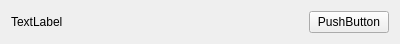
<?xml version="1.0" encoding="UTF-8"?>
<ui version="4.0">
 <class>TimeLineForm</class>
 <widget class="QWidget" name="TimeLineForm">
  <property name="geometry">
   <rect>
    <x>0</x>
    <y>0</y>
    <width>400</width>
    <height>44</height>
   </rect>
  </property>
  <property name="windowTitle">
   <string>Form</string>
  </property>
  <layout class="QHBoxLayout" name="horizontalLayout">
   <item>
    <widget class="QLabel" name="label">
     <property name="text">
      <string>TextLabel</string>
     </property>
    </widget>
   </item>
   <item>
    <spacer name="horizontalSpacer">
     <property name="orientation">
      <enum>Qt::Horizontal</enum>
     </property>
     <property name="sizeHint" stdset="0">
      <size>
       <width>240</width>
       <height>20</height>
      </size>
     </property>
    </spacer>
   </item>
   <item>
    <widget class="QPushButton" name="pushButton">
     <property name="text">
      <string>PushButton</string>
     </property>
    </widget>
   </item>
  </layout>
 </widget>
 <resources/>
 <connections/>
</ui>
